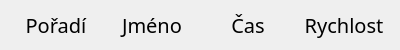
<?xml version="1.0" encoding="UTF-8"?>
<ui version="4.0">
 <class>widget</class>
 <widget class="QWidget" name="widget">
  <property name="geometry">
   <rect>
    <x>0</x>
    <y>0</y>
    <width>400</width>
    <height>44</height>
   </rect>
  </property>
  <property name="font">
   <font>
    <family>Futura Md BT</family>
    <pointsize>15</pointsize>
   </font>
  </property>
  <property name="windowTitle">
   <string>Form</string>
  </property>
  <layout class="QVBoxLayout" name="verticalLayout">
   <item>
    <layout class="QHBoxLayout" name="horizontalLayout">
     <item>
      <widget class="QLabel" name="place">
       <property name="text">
        <string>Pořadí</string>
       </property>
       <property name="alignment">
        <set>Qt::AlignCenter</set>
       </property>
      </widget>
     </item>
     <item>
      <widget class="QLabel" name="name">
       <property name="text">
        <string>Jméno</string>
       </property>
       <property name="alignment">
        <set>Qt::AlignCenter</set>
       </property>
      </widget>
     </item>
     <item>
      <widget class="QLabel" name="time">
       <property name="text">
        <string>Čas</string>
       </property>
       <property name="alignment">
        <set>Qt::AlignCenter</set>
       </property>
      </widget>
     </item>
     <item>
      <widget class="QLabel" name="speed">
       <property name="text">
        <string>Rychlost</string>
       </property>
       <property name="alignment">
        <set>Qt::AlignCenter</set>
       </property>
      </widget>
     </item>
    </layout>
   </item>
  </layout>
 </widget>
 <resources/>
 <connections/>
</ui>
